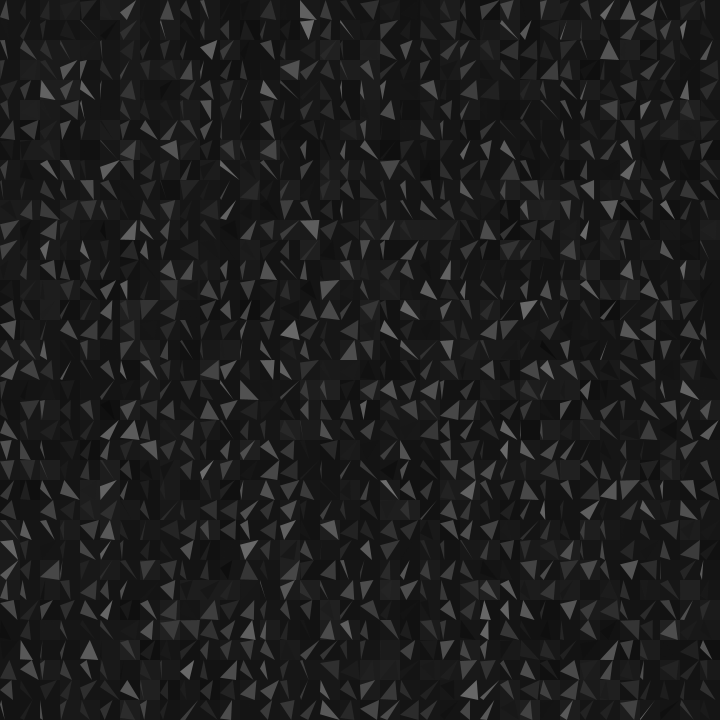
Frame 1 (no input)
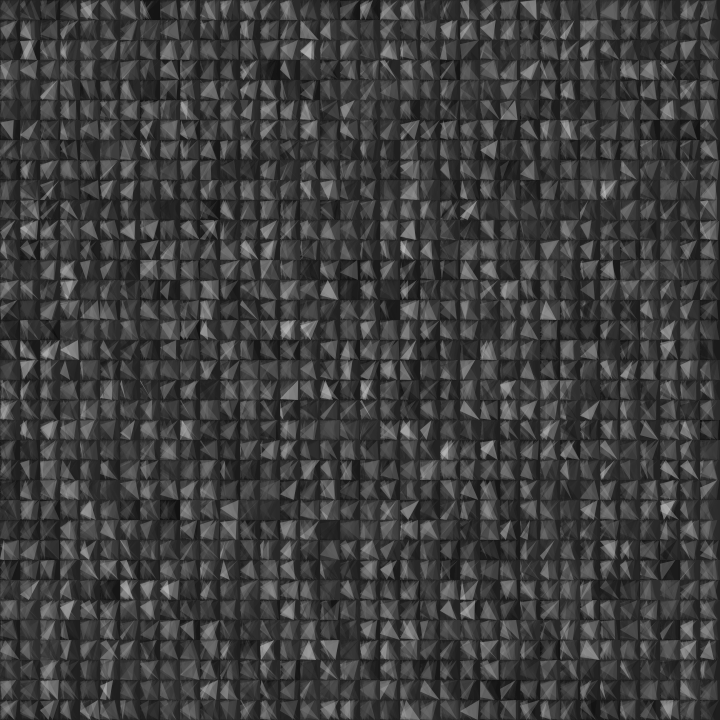
Frame 60 (the mouse pressed at the canvas centre just before this capture)
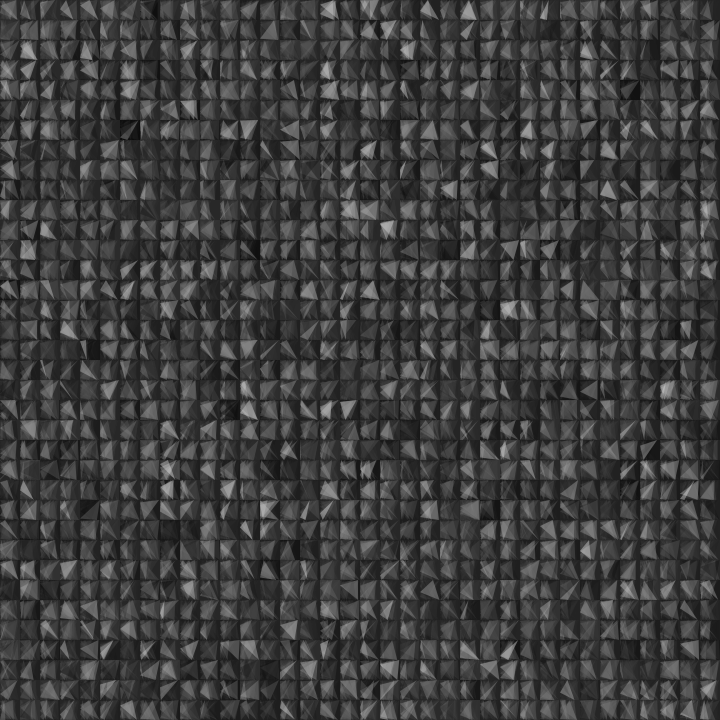
Frame 120 (the mouse held since frame 60 and released just before this capture)

The Processing sketch that drew these frames (run headless with seeded random() and noise(); from frame 60 on, the mouse is pressed at the canvas centre):

// Processing sketch: processing_151410
// ── processing_151410.pde

void setup(){
size (720, 720);
background(20,100);
frameRate(25);
}

void draw(){
for (int x = 0; x<36; x++) {
  for (int y = 0; y<36; y++) {
    noStroke();
    fill(random(70),random(70));
    rect(x*20,y*20,20,20);
    fill(random(255),random(40,100));
    triangle(x*20,y*20+random(20), x*20+random(20),y*20, x*20+random(20),y*20+20);
  }
}
}
